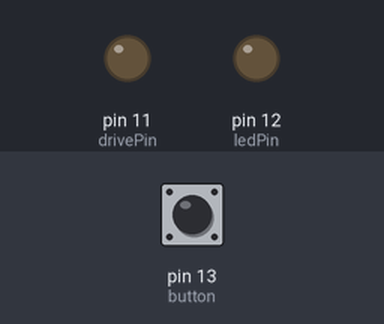
This sketch was run on a simulated Arduino Uno, built with avr-gcc and run on an emulated ATmega328P. Parts: output pins drawn as LEDs (lit = HIGH). The test bench sets the inputs (shaded band); at power-on: pin 13 (button) LOW. The audio player accepts every command and is not drawn; what the sketch prints to the serial monitor is not drawn.

Above: at 1.7 s.
1.8 s: pin 13 (button) pulled HIGH for 0.15 s
At 2.3 s:
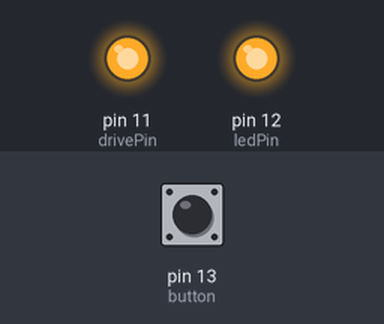
At 2.76 s:
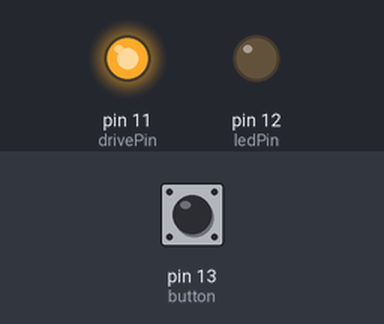
4.9 s: pin 13 (button) pulled HIGH for 3.2 s
At 12.3 s:
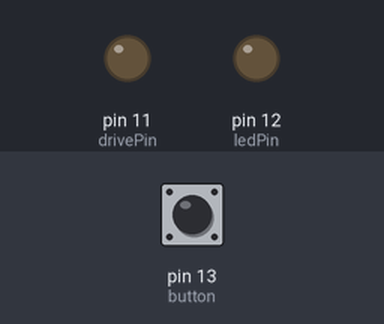
Timing chart, 0 to 13.8 s (numbered marks = the images above; inputs shaded):
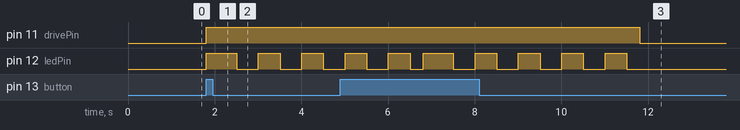

The sketch:

sketch_jun08a.ino
```cpp
#include <SPI.h>
#include <nRF24L01.h>
#include <RF24.h>
#include "SoftwareSerial.h"
#include "DFRobotDFPlayerMini.h"
SoftwareSerial mySoftwareSerial(10, 11); // RX, TX
DFRobotDFPlayerMini myDFPlayer;
char command;
int pausa = 0;
  RF24 radio(7, 8); // CE, CSN
  const byte addresses[][6] = {"00001", "00002"};
  int ledPin = 12;
  int button = 13;
  unsigned long mx_time=5000;
  unsigned long last=millis();
  bool activ=false;
  int drivePin=11;
  bool buttonState=0;
void setup() {
  mySoftwareSerial.begin(9600);
  Serial.begin(9600);
  pinMode(ledPin, OUTPUT);
  pinMode(drivePin, OUTPUT);

  pinMode(button,INPUT);

  if (!myDFPlayer.begin(mySoftwareSerial)){
    Serial.println(F("Not initialized:"));
    Serial.println(F("1. Check the DFPlayer Mini connections"));
    Serial.println(F("2. Insert an SD card"));
    while (true);
  }
  Serial.println();
  Serial.println(F("DFPlayer Mini module initialized!"));
  myDFPlayer.setTimeOut(500);
  myDFPlayer.volume(5);
  myDFPlayer.EQ(0);
  cli();
  TCCR1A = 0;
  TCCR1B = 0;
  TCCR1B |= B00000100;
  TIMSK1 |= B00000010;
  OCR1A = 31250;
  sei();
}
bool zet=false;
ISR(TIMER1_COMPA_vect){
  TCNT1  = 0;
  if(activ==true && zet==false ) {
    digitalWrite(ledPin ,HIGH);
    zet=true;
  }
  else if(activ==true && zet==true){
     digitalWrite(ledPin ,LOW);
     zet=false;
  }
}
void loop() {
Serial.println(digitalRead(button));
if(activ==true && millis() - last >= mx_time){
    last=millis();
    sys_OFF();
  }
  else if( millis() - last >= mx_time){
    last=millis();
  }

 // radio.stopListening();
 // if(bat_ch<lim){
 //     int potValue = digitalRead(button);
//      if(activ==false)
//        sys_ON();
//      last = millis();
//      radio.write(&potValue, sizeof(potValue));
//  }
//  else{
      int potValue = digitalRead(button);
       Serial.println(potValue);
     // int sensValue = digitalRead(sens);
      if(potValue==1){
         int angleValue = 1;
         if(activ==false){
            sys_ON();
            last = millis();
         }

        // radio.write(&angleValue, sizeof(angleValue));
      }
//  }
 /* radio.startListening();
  while (radio.available())  {
      radio.read(&buttonState, sizeof(buttonState));
      if(buttonState==1){
        if(activ==false)
          sys_ON();
        last = millis();
      }
  }*/
 }
 void sys_ON(){
  activ=true;
  digitalWrite(drivePin,HIGH);
  myDFPlayer.start();
  digitalWrite(ledPin,HIGH);
 }
 void sys_OFF(){
  activ=false;
  digitalWrite(ledPin,LOW);
  digitalWrite(drivePin,LOW);
  myDFPlayer.stop();
 }
```

Measured:
- after the input at 1.8 s, pin 11 (drivePin): LOW → HIGH at once; pin 12 (ledPin): LOW → HIGH at once, then repeats every 1.0 s: LOW 0.50 s, HIGH 0.50 s
- after the input at 4.9 s, pin 11 (drivePin): HIGH → LOW after 6.9 s instead of 1.9 s
